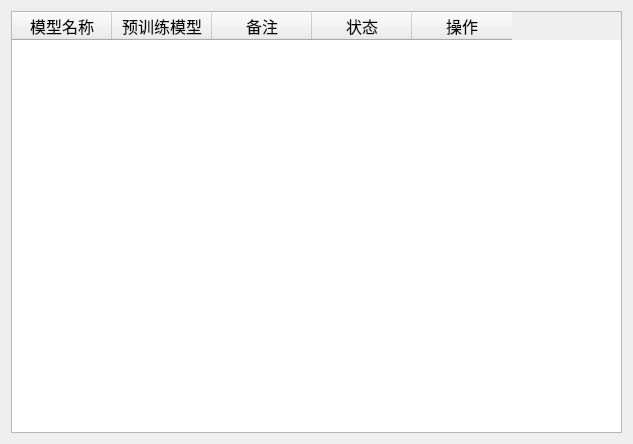
<?xml version="1.0" encoding="UTF-8"?>
<ui version="4.0">
 <class>Form</class>
 <widget class="QWidget" name="Form">
  <property name="geometry">
   <rect>
    <x>0</x>
    <y>0</y>
    <width>633</width>
    <height>444</height>
   </rect>
  </property>
  <property name="windowTitle">
   <string>Form</string>
  </property>
  <layout class="QVBoxLayout" name="verticalLayout">
   <item>
    <widget class="QTableWidget" name="tableWidget">
     <property name="font">
      <font>
       <pointsize>12</pointsize>
      </font>
     </property>
     <attribute name="horizontalHeaderStretchLastSection">
      <bool>false</bool>
     </attribute>
     <column>
      <property name="text">
       <string>模型名称</string>
      </property>
     </column>
     <column>
      <property name="text">
       <string>预训练模型</string>
      </property>
     </column>
     <column>
      <property name="text">
       <string>备注</string>
      </property>
     </column>
     <column>
      <property name="text">
       <string>状态</string>
      </property>
     </column>
     <column>
      <property name="text">
       <string>操作</string>
      </property>
     </column>
    </widget>
   </item>
  </layout>
 </widget>
 <resources/>
 <connections/>
</ui>
